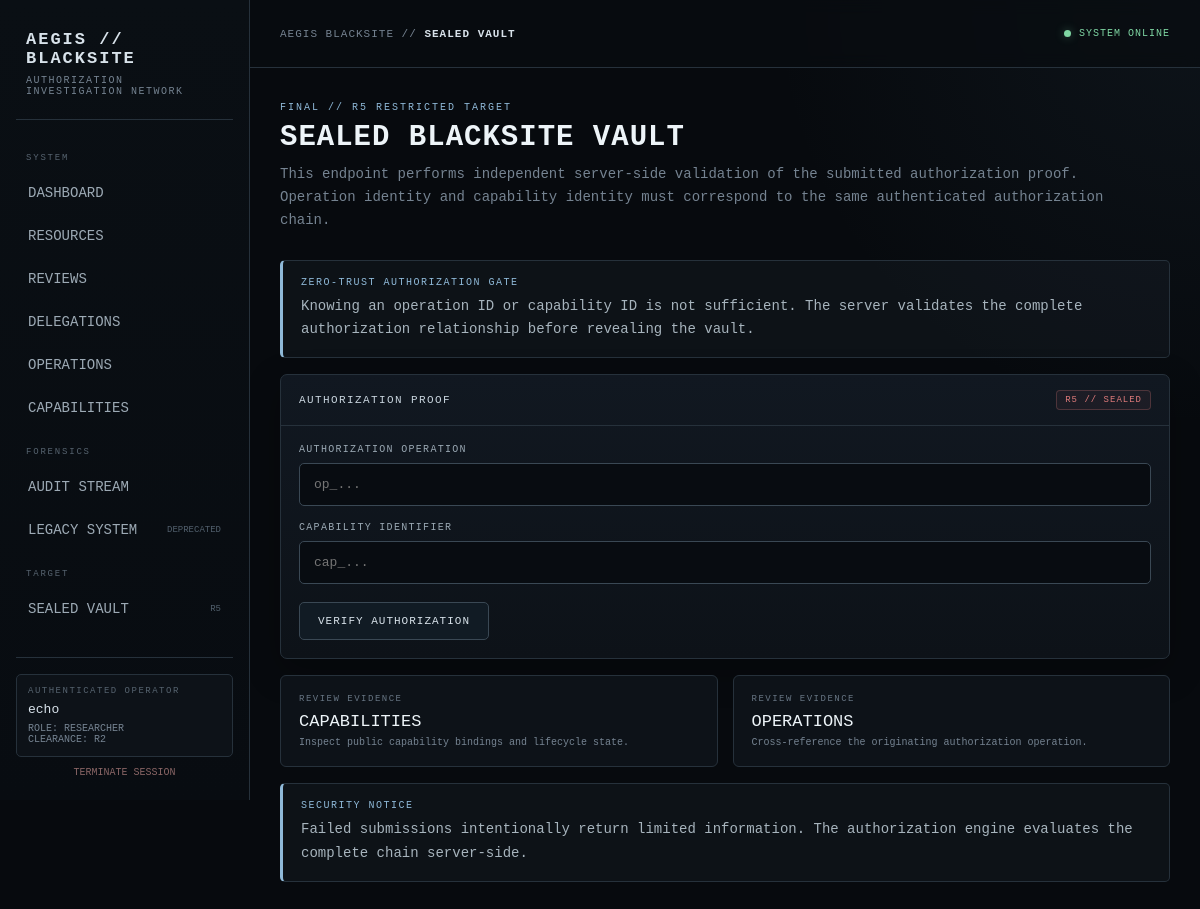
The app's page /vault (signed in) with its own data.
### tables this page shows
CREATE TABLE users (

                    id TEXT PRIMARY KEY,
                    username TEXT NOT NULL UNIQUE,
                    role TEXT NOT NULL,
                    organization_id TEXT NOT NULL,
                    clearance INTEGER NOT NULL,

                    FOREIGN KEY (
                        organization_id
                    )
                    REFERENCES organizations(id)

                );

### routes/vault.py (the view, shortened to what this page needs)
    @app.route(
        "/vault",
        methods=["GET", "POST"],
    )
    def vault():
        user = current_user()
        graph = current_app.extensions[
            "blacksite_graph"
        ]
        policy = current_app.extensions[
            "blacksite_policy"
        ]
        message = None
        success = False
        flag = None
        if request.method == "GET":
            return render_template(
                "vault.html",
                user=user,
                message=None,
                success=False,
                flag=None,
            )

### app/session.py (called while the page is built)
def current_user():
    user_id = session.get("user_id")
    if not user_id:
        return None
    graph = AuthorityGraph()
    return graph.get_user(user_id)

### authz/graph.py (called while the page is built)
    def get_user(self, user_id: str) -> Optional[User]:
        connection = self.database.connect()
        try:
            row = connection.execute(
                """
                SELECT
                    id,
                    username,
                    role,
                    organization_id,
                    clearance
                FROM users
                WHERE id = ?
                """,
                (user_id,),
            ).fetchone()
        finally:
            connection.close()
        if row is None:
            return None
        return User(
            id=row["id"],
            username=row["username"],
            role=row["role"],
            organization=row["organization_id"],
            clearance=row["clearance"],
        )

### db/database.py (called while the page is built)
    def connect(self):
        connection = sqlite3.connect(
            self.path
        )
        connection.row_factory = sqlite3.Row
        connection.execute(
            "PRAGMA foreign_keys = ON"
        )
        return connection

### routes/vault.py (called while the page is built, shortened)
def register_vault_routes(app):
    @app.route(
        "/vault",
        methods=["GET", "POST"],
    )
    def vault():
        user = current_user()
        graph = current_app.extensions[
            "blacksite_graph"
        ]
        policy = current_app.extensions[
            "blacksite_policy"
        ]
        message = None
        success = False
        flag = None
        if request.method == "GET":
            return render_template(
                "vault.html",
                user=user,
                message=None,
                success=False,
                flag=None,
            )

### templates/vault.html (shortened to what this page needs)
{% extends "base.html" %}
{% block section %}
SEALED VAULT
{% endblock %}
{% block content %}
<div class="page-header">
    <div class="eyebrow">
        FINAL // R5 RESTRICTED TARGET
    </div>
    <h1>
        SEALED BLACKSITE VAULT
    </h1>
    <div class="subtitle">
        This endpoint performs independent server-side
        validation of the submitted authorization proof.
        Operation identity and capability identity must
        correspond to the same authenticated authorization chain.
    </div>
</div>
<div class="callout">
    <div class="callout-title">
        ZERO-TRUST AUTHORIZATION GATE
    </div>
    <div class="callout-text">
        Knowing an operation ID or capability ID is not
        sufficient. The server validates the complete
        authorization relationship before revealing the vault.
    </div>
</div>
<br>
<div class="panel">
    <div class="panel-header">
        <div class="panel-title">
            AUTHORIZATION PROOF
        </div>
        <span class="badge badge-red">
            R5 // SEALED
        </span>
    </div>
    <div class="panel-body">
        <form method="POST">
            <label
                style="
                    display:block;
                    margin-bottom:8px;
                    color:#9aa8b3;
                    font-size:10px;
                    letter-spacing:1.3px;
                "
            >
                AUTHORIZATION OPERATION
            </label>
            <input
                type="text"
                name="operation_id"
                placeholder="op_..."
                autocomplete="off"
                required
                style="
                    width:100%;
                    padding:13px 14px;
                    background:#080c11;
                    color:var(--text);
                    border:1px solid var(--border-strong);
                    border-radius:5px;
                    font-family:inherit;
                    font-size:13px;
                    outline:none;
                "
            >
            <br><br>
            <label
                style="
                    display:block;
                    margin-bottom:8px;
                    color:#9aa8b3;
                    font-size:10px;
                    letter-spacing:1.3px;
                "
            >
                CAPABILITY IDENTIFIER
            </label>
            <input
                type="text"
                name="capability_id"
                placeholder="cap_..."
                autocomplete="off"
                required
                style="
                    width:100%;
                    padding:13px 14px;
                    background:#080c11;
                    color:var(--text);
                    border:1px solid var(--border-strong);
                    border-radius:5px;
                    font-family:inherit;
                    font-size:13px;
                    outline:none;
                "
            >
            <br>
            <button
                type="submit"
                style="
                    margin-top:18px;
                    padding:12px 18px;
                    background:#111b24;
                    color:var(--text);
                    border:1px solid var(--border-strong);
                    border-radius:5px;
                    font-family:inherit;
                    font-size:11px;
                    letter-spacing:1px;
                    cursor:pointer;
                "
            >
                VERIFY AUTHORIZATION
            </button>
        </form>
    </div>
</div>
<br>
<div class="grid">
    <a
        href="/capabilities"
        class="metric"
    >
        <div class="metric-label">
            REVIEW EVIDENCE
        </div>
        <div
            class="metric-value"
            style="font-size:17px;"
        >
            CAPABILITIES
        </div>
        <div class="metric-note">
            Inspect public capability bindings
            and lifecycle state.
        </div>
    </a>
    <a
        href="/operations"
        class="metric"
    >
        <div class="metric-label">
            REVIEW EVIDENCE
        </div>
        <div
            class="metric-value"
            style="font-size:17px;"
        >
            OPERATIONS
        </div>
        <div class="metric-note">
            Cross-reference the originating
            authorization operation.
        </div>
    </a>
</div>
<br>
<div class="callout">
    <div class="callout-title">
        SECURITY NOTICE
    </div>
    <div class="callout-text">
        Failed submissions intentionally return limited
        information. The authorization engine evaluates the
        complete chain server-side.
    </div>
</div>
{% endblock %}

### templates/base.html (shortened to what this page needs)
<!DOCTYPE html>
<html lang="en">
<head>
</head>
<body>
<div class="app">
    <aside class="sidebar">
        <div class="brand">
            <div class="brand-main">
                AEGIS // BLACKSITE
            </div>
            <div class="brand-sub">
                AUTHORIZATION INVESTIGATION NETWORK
            </div>
        </div>
        <nav class="nav">
            <div class="nav-section">
                SYSTEM
            </div>
            <a href="/dashboard">
                <span>DASHBOARD</span>
            </a>
            <a href="/resources">
                <span>RESOURCES</span>
            </a>
            <a href="/reviews">
                <span>REVIEWS</span>
            </a>
            <a href="/delegations">
                <span>DELEGATIONS</span>
            </a>
            <a href="/operations">
                <span>OPERATIONS</span>
            </a>
            <a href="/capabilities">
                <span>CAPABILITIES</span>
            </a>
            <div class="nav-section">
                FORENSICS
            </div>
            <a href="/audit">
                <span>AUDIT STREAM</span>
            </a>
            <a href="/legacy">
                <span>LEGACY SYSTEM</span>
                <span class="tag">DEPRECATED</span>
            </a>
            <div class="nav-section">
                TARGET
            </div>
            <a href="/vault">
                <span>SEALED VAULT</span>
                <span class="tag">R5</span>
            </a>
        </nav>
        <div class="sidebar-bottom">
            <div class="identity-mini">
                <div class="identity-label">
                    AUTHENTICATED OPERATOR
                </div>
                <div class="identity-name">
                    {{ user.username }}
                </div>
                <div class="identity-meta">
                    ROLE: {{ user.role|upper }}
                    <br>
                    CLEARANCE: R{{ user.clearance }}
                </div>
            </div>
            <a
                class="terminate"
                href="/logout"
            >
                TERMINATE SESSION
            </a>
        </div>
    </aside>
    <section class="content">
        <header class="topbar">
            <div class="crumb">
                AEGIS BLACKSITE
                //
                <strong>
                    {% block section %}SYSTEM{% endblock %}
                </strong>
            </div>
            <div class="status">
                <span class="status-dot"></span>
                SYSTEM ONLINE
            </div>
        </header>
        <main class="page">
            {% block content %}{% endblock %}
        </main>
    </section>
</div>
</body>
</html>

### records on screen
users: username "echo", role "RESEARCHER", clearance "2"
